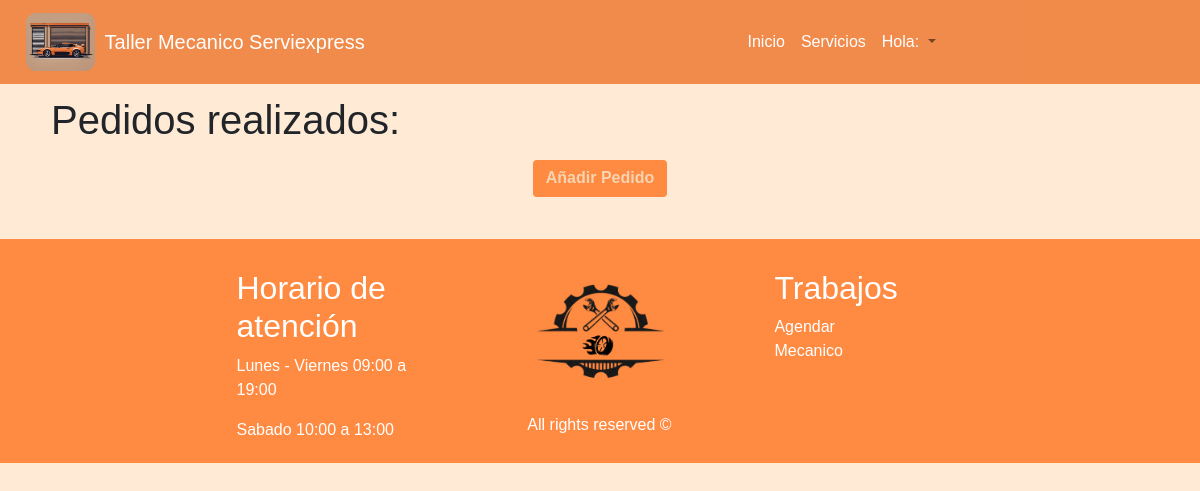
The page /pedidos (signed in) on the database as committed earlier.
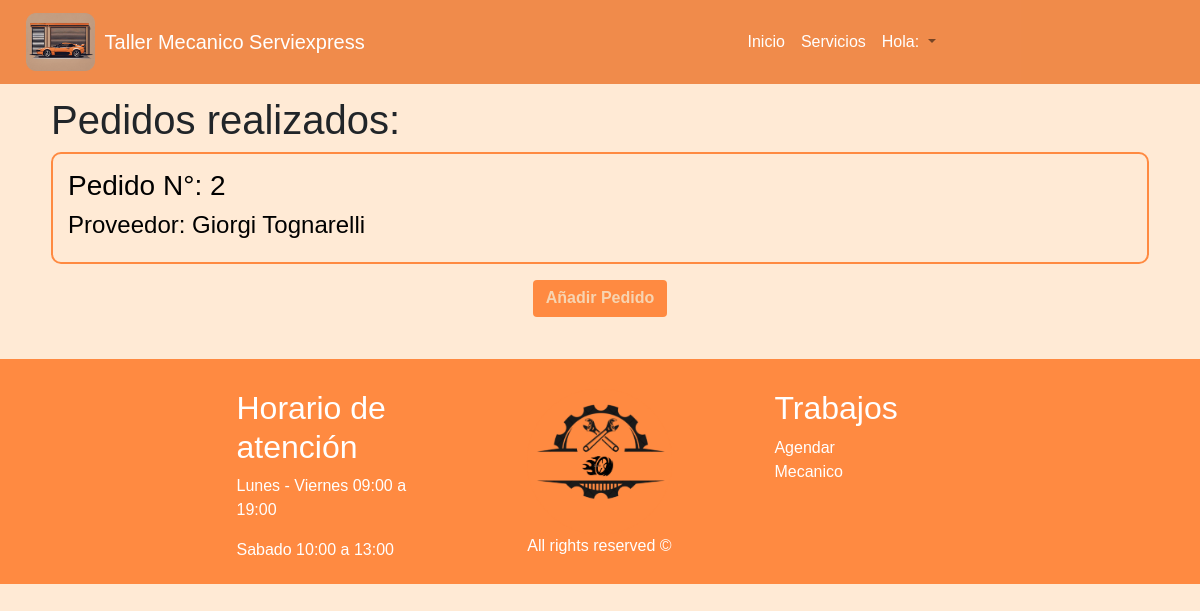
The same page on the database as committed later.
### taller/models.py (models this page shows, shortened)
class Pedido(models.Model):
    num_orden = models.AutoField(primary_key=True)
    fecha_pedido = models.DateTimeField(auto_now_add=True)
    cant_prod = models.IntegerField()
    proveedor = models.ForeignKey(Proveedor, on_delete=models.CASCADE)
    empleado = models.ForeignKey(Empleado, on_delete=models.CASCADE)
    producto = models.ForeignKey(Producto, on_delete=models.CASCADE)

class Proveedor(models.Model):
    id_prov = models.AutoField(primary_key=True)
    pnom_prov = models.CharField(max_length=20)
    snom_prov = models.CharField(max_length=20)
    appaterno_prov = models.CharField(max_length=20)
    apmaterno_prov = models.CharField(max_length=20)
    rubro = models.CharField(max_length=40)
    correo_prov = models.CharField(max_length=60)
    telefono_prov = models.IntegerField()
    def __str__(self):
        return self.pnom_prov + " " + self.appaterno_prov

### taller/views.py (the view)
# urls.py: path('pedidos', views.pedidos, name='pedidos'),
@login_required
def pedidos(request):
    cliente = Cliente.objects.filter(rut_cli=request.user.username).first()
    empleado = Empleado.objects.filter(rut_emp=request.user.username).first()
    rol = "Cliente" if cliente else "Empleado"
    pedidos = Pedido.objects.all()
    return render(
        request,
        "pedidos.html",
        {"pedidos": pedidos, "cliente": cliente, "empleado": empleado},
    )

### taller/templates/pedidos.html
{% extends 'hnf.html' %}
{% load static %}
{% block content %}
<head>
  <link rel="stylesheet" href="{% static 'css/crud.css' %}" />
</head>
<div class="container">
  <h1> Pedidos realizados: </h1>
  <ul style="list-style: none;">
    {% for pedido in pedidos %}
    <li id="listar">
      <a href="{% url 'update_pedido' pedido.num_orden %}">
        <h3>Pedido N°: {{ pedido.num_orden }}</h3>
        <h4>Proveedor: {{ pedido.proveedor }}</h4>
      </a>
    </li>
    {% endfor %}
  </ul>
  <ul class="buttons">
    <li>
      <a class="btn" href="/create/pedido"><b>Añadir Pedido</b></a>
    </li>
  </ul>
</div>
{% endblock %}

Rows that differ between the two databases and show on the page:
added Pedido: num_orden "2", proveedor "Giorgi Tognarelli"
